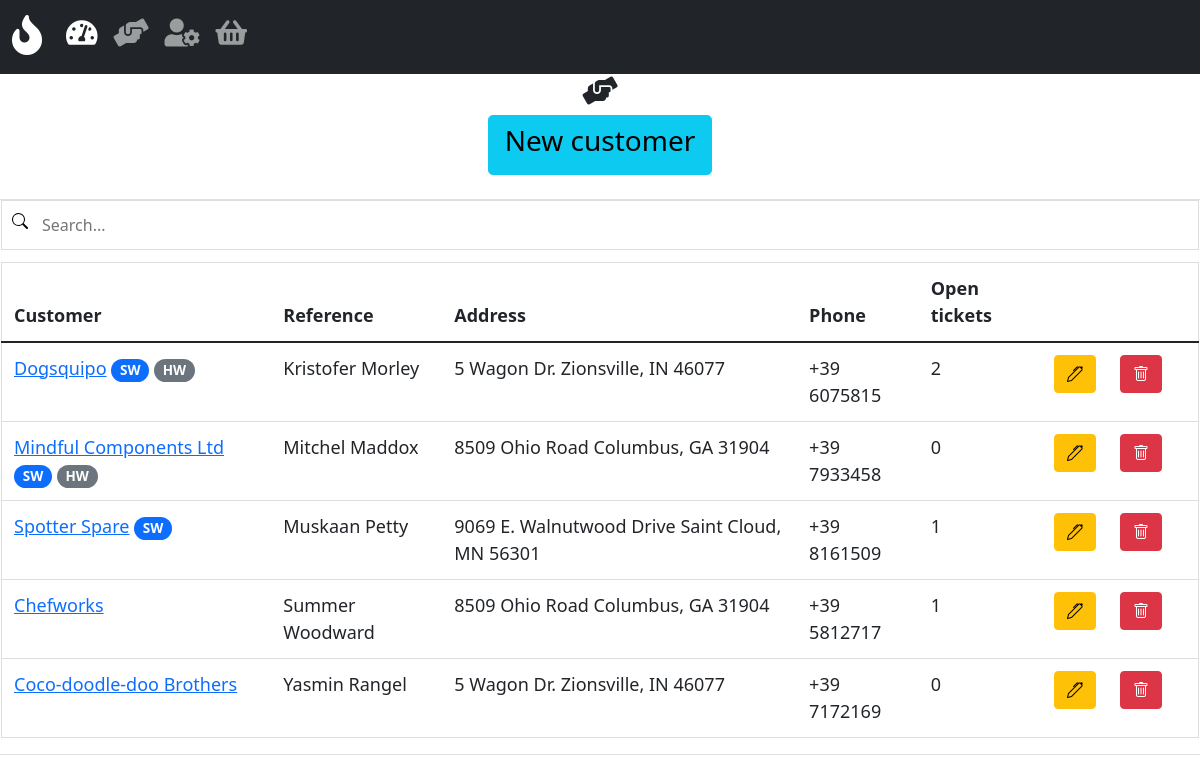
/customer_list, run on the app's committed database.
### hotline/models.py (models this page shows, shortened)
class customer(models.Model):
    name = models.CharField(max_length=255)
    reference = models.CharField(max_length=255)
    reference_phone = models.CharField(max_length=50, null=True, blank=True)
    reference_email = models.CharField(max_length=50, null=True, blank=True)
    address = models.CharField(max_length=255, null=True, blank=True)
    phone = models.CharField(max_length=255, null=True, blank=True)
    sw_contract = BooleanField(default=False)
    hw_contract = BooleanField(default=False)

### hotline/views.py (the view)
# urls.py: path('customer_list', views.customer_list, name="customer_list"),
def customer_list(request):
    context = {
        'customers': all_customers,
    }
    return render(request, 'hotline/customer_list.html', context)

### hotline/templates/hotline/customer_list.html
{% extends 'hotline/home.html' %}
{% block content %}
<div class="row">
    <div class="col">
    <h3 class="col text-center"><i class="fas fa-hands-helping"></i></h3>
    <div class="col text-center">
        <a href="{% url 'new_customer' %}" class="btn btn-info btn-lg"><h3>New customer</h3></a>
    </div>
    </div>
</div>
<br>
<div class="row">
<div class="card">
<input type="text" id="SearchInput" onkeyup="filterTable()" placeholder="Search..." title="Type in a name">
<table id="searchableTable" class="table table-responsive table-hover">
    <thead class="thead dark">
        <tr>
            <th scope="col">Customer</th>
            <th scope="col">Reference</th>
            <th scope="col">Address</th>
            <th scope="col">Phone</th>
            <th scope="col">Open tickets</th>
            <th scope="col"></th>
            <th scope="col"></th>
        </tr>
    </thead>
    <tbody>
        {% for customer in customers %}
        <tr>
            <td><a href="{% url 'customer_detail' customer.id %}">{{customer.name}}</a>
                {% if customer.sw_contract == True %}
                <span class="badge rounded-pill bg-primary">SW</span>
                {% endif %}
                {% if customer.hw_contract == True %}
                <span class="badge rounded-pill bg-secondary">HW</span>
                {% endif %}
            </td>
            <td>{{customer.reference}}</td>
            <td>{{customer.address}}</td>
            <td>{{customer.phone}}</td>
            <td>{{customer.ticket_set.count}}</td>
            <td><a href="{% url 'update_customer' customer.id %}"><span class="btn btn-warning"><i class="bi bi-pen"></i></span></a></td>
            <td><span class="btn btn-danger"><i class="bi bi-trash"></i></span></td>
            <td></td>
        </tr>
        {% endfor %}
    </tbody>
</table>
</div>
</div>
{% endblock %}

### static/css/style.css (style rules this page uses)
#SearchInput { background-image: url('../images/search.svg'); background-position: 10px 12px; background-repeat: no-repeat; width: 100%; font-size: 16px; padding: 12px 20px 12px 40px; border: 1px solid #ddd; margin-bottom: 12px; }
#searchableTable { border-collapse: collapse; width: 100%; border: 1px solid #ddd; font-size: 18px; }
#searchableTable th, #searchableTable td { text-align: left; padding: 12px; }
#searchableTable tr { border-bottom: 1px solid #ddd; }

### data on the page
customer: name "Dogsquipo", sw_contract "SW", hw_contract "HW", reference "Kristofer Morley", address "5 Wagon Dr. Zionsville, IN 46077", phone "+39 6075815", ticket_set.count "2"
customer: name "Mindful Components Ltd", sw_contract "SW", hw_contract "HW", reference "Mitchel Maddox", address "8509 Ohio Road Columbus, GA 31904", phone "+39 7933458", ticket_set.count "0"
customer: name "Spotter Spare", sw_contract "SW", reference "Muskaan Petty", address "9069 E. Walnutwood Drive Saint Cloud, MN 56301", phone "+39 8161509", ticket_set.count "1"
customer: name "Chefworks", reference "Summer Woodward", address "8509 Ohio Road Columbus, GA 31904", phone "+39 5812717", ticket_set.count "1"
customer: name "Coco-doodle-doo Brothers", reference "Yasmin Rangel", address "5 Wagon Dr. Zionsville, IN 46077", phone "+39 7172169", ticket_set.count "0"
